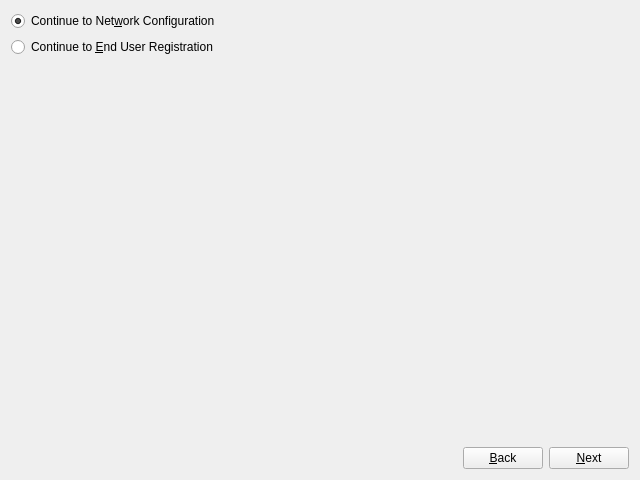
<?xml version="1.0" encoding="UTF-8"?>
<ui version="4.0">
 <class>SystemConfigurationStepWidget</class>
 <widget class="QWidget" name="SystemConfigurationStepWidget">
  <property name="geometry">
   <rect>
    <x>0</x>
    <y>0</y>
    <width>640</width>
    <height>480</height>
   </rect>
  </property>
  <property name="windowTitle">
   <string>Form</string>
  </property>
  <layout class="QVBoxLayout" name="verticalLayout">
   <item>
    <widget class="QRadioButton" name="networkConfigurationButton">
     <property name="text">
      <string>Continue to Net&amp;work Configuration</string>
     </property>
     <property name="checked">
      <bool>true</bool>
     </property>
    </widget>
   </item>
   <item>
    <widget class="QRadioButton" name="endUserRegistrationButton">
     <property name="text">
      <string>Continue to &amp;End User Registration</string>
     </property>
    </widget>
   </item>
   <item>
    <spacer name="verticalSpacer">
     <property name="orientation">
      <enum>Qt::Vertical</enum>
     </property>
     <property name="sizeHint" stdset="0">
      <size>
       <width>20</width>
       <height>40</height>
      </size>
     </property>
    </spacer>
   </item>
   <item>
    <layout class="QHBoxLayout" name="horizontalLayout">
     <item>
      <spacer name="horizontalSpacer">
       <property name="orientation">
        <enum>Qt::Horizontal</enum>
       </property>
       <property name="sizeHint" stdset="0">
        <size>
         <width>40</width>
         <height>20</height>
        </size>
       </property>
      </spacer>
     </item>
     <item>
      <widget class="QPushButton" name="backButton">
       <property name="text">
        <string>&amp;Back</string>
       </property>
      </widget>
     </item>
     <item>
      <widget class="QPushButton" name="nextButton">
       <property name="text">
        <string>&amp;Next</string>
       </property>
      </widget>
     </item>
    </layout>
   </item>
  </layout>
 </widget>
 <resources/>
 <connections/>
</ui>
